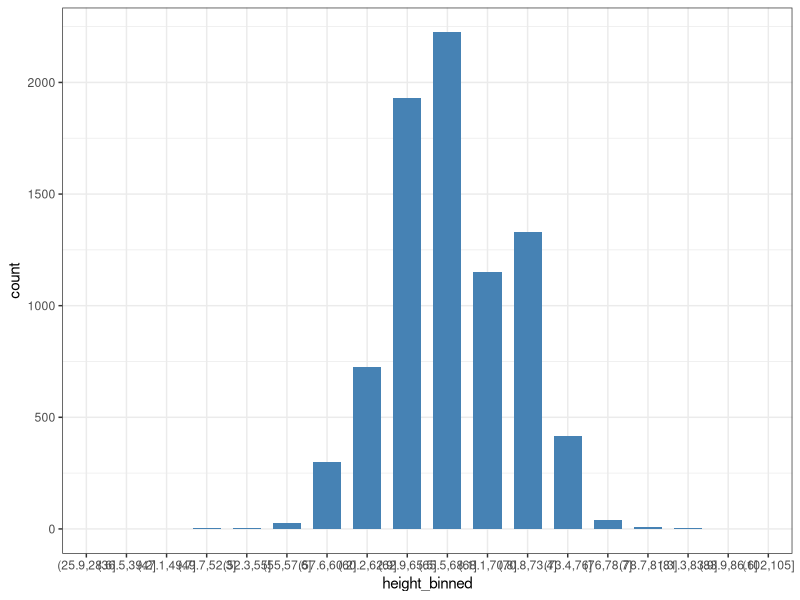
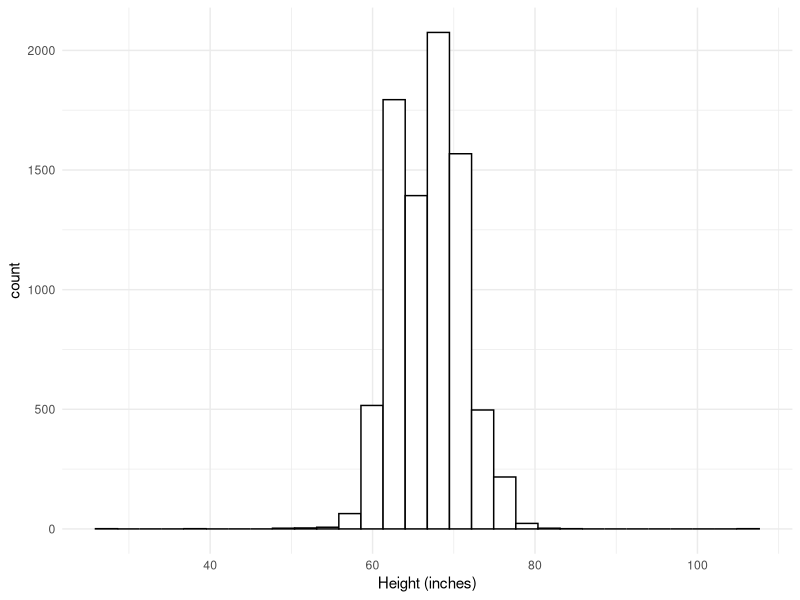
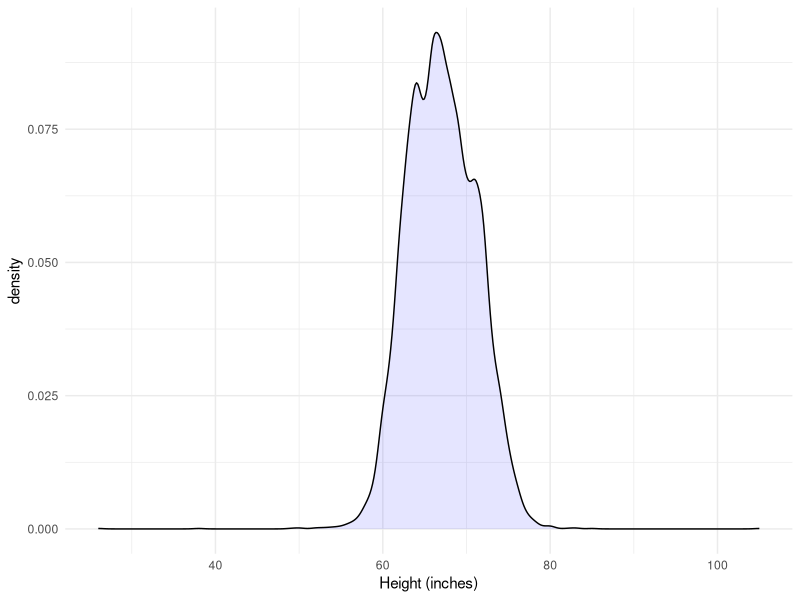
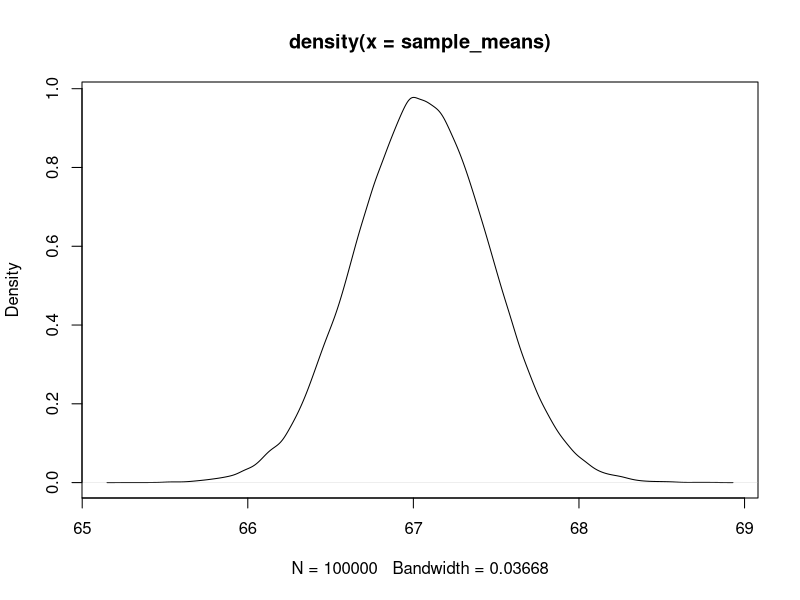
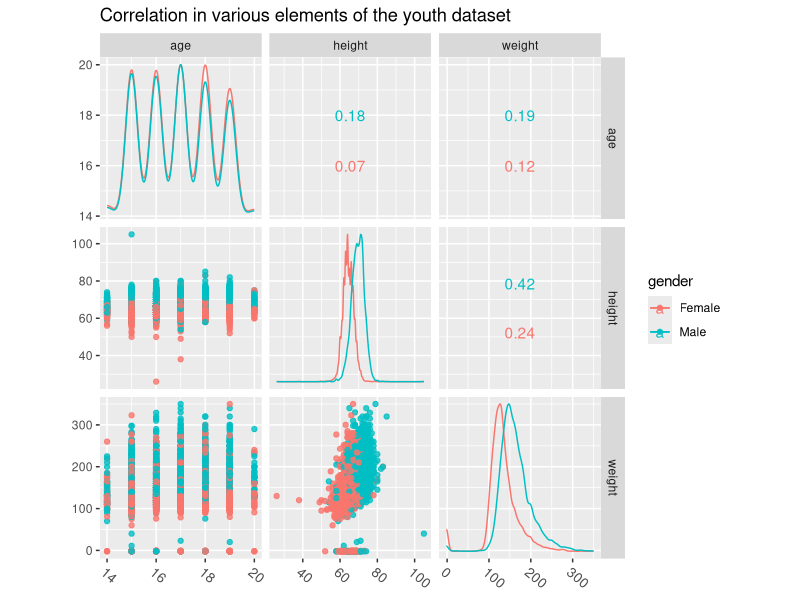

Write the R code that produced these figures, in order. (Note: this script raises an error after producing the figures.)
library(dplyr)
library(purrr)
library(ggplot2)
library(tidyr)
library(tidyverse)


# read the dataset
youth = read_csv("youth.csv")

# lets see what it constains
glimpse(youth)

# another view
View(youth)

# lets bin the data and plot a bar chart
# this is a dscrete version of the distribution
summary(youth$`Height (inches)`)
NUM_BINS <- 30

youth$height_binned <- cut(youth$`Height (inches)`, breaks = NUM_BINS)
View(youth)



youth %>%
  ggplot(aes(x = height_binned))+
  geom_bar(stat="count", width=0.7, fill="steelblue")+
  theme_bw()

# plot a histogram of the height field
youth %>%
  ggplot(aes(x=`Height (inches)`)) +
  geom_histogram(aes(fill=I("white"), col=I("black"))) +
  theme_minimal()

# now a density plot
# this is a continous version of the distribution
youth %>%
  ggplot(aes(`Height (inches)`)) +
  geom_density(alpha = 0.1, fill = I("blue")) +
  theme_minimal()

height <- youth$`Height (inches)`
count <- length(height)

population_mean <- mean(height)
# 67.05399
N <- 100000
sample_means <- unlist(map(1:N, function(x)   mean(height[sample(count, 100)]) ))
mean(sample_means)
plot(density(sample_means))


# create a glm model
df = youth %>%
  rename(gender = Gender, age=Age, height=`Height (inches)`, weight=`Weight (lbs)`) %>%
  select(gender, age, height, weight)
View(df)

library(GGally)
ggscatmat(df, columns = 2:4, color="gender", alpha=0.8) +
  ggtitle("Correlation in various elements of the youth dataset") + 
  theme(axis.text.x = element_text(angle=-40, vjust=1, hjust=0, size=10))


library(glmnet)
fit <- glm(as.factor(gender) ~ age+height+weight, data = df, family=binomial())
fit
summary(fit) # display results
confint(fit) # 95% CI for the coefficients

probs <- predict(fit, type="response") # predicted values
gender_predicted <- ifelse(probs > 0.5, "Male", "Female")
accuracy = mean(gender_predicted == df$gender)
accuracy
table(gender_predicted, df$gender)

table(df$gender)/count


# train test split
# Split test/training sets
set.seed(100)
require(rsample)
train_test_split <- initial_split(df, prop = 0.8)
train_test_split

# Retrieve train and test sets
train_tbl <- training(train_test_split)
test_tbl  <- testing(train_test_split)

fit <- glm(as.factor(gender) ~ age+height+weight, data = train_tbl, family=binomial())
fit
summary(fit) # display results
confint(fit) # 95% CI for the coefficients

probs <- predict(fit, type="response") # predicted values
gender_predicted <- ifelse(probs > 0.5, "Male", "Female")
accuracy = mean(gender_predicted == train_tbl$gender)
accuracy
table(gender_predicted, train_tbl$gender)

probs <- predict(fit, test_tbl, type="response") # predicted values
gender_predicted <- ifelse(probs > 0.5, "Male", "Female")
accuracy = mean(gender_predicted == test_tbl$gender)
accuracy
table(gender_predicted, test_tbl$gender)

# randomforest
library(randomForest)
youth.rf=randomForest(as.factor(gender) ~ . , data = train_tbl, 
                      importance=TRUE, 
                      ntree=2000)
youth.rf

plot(youth.rf)

varImpPlot(youth.rf)

prediction <- predict(youth.rf, test_tbl)
mean(prediction == test_tbl$gender)


# add another feature
df = youth %>%df
  rename(gender = Gender, age=Age, height=`Height (inches)`, weight=`Weight (lbs)`,
         describe_wt = `How would you describe your weight?`) %>%
  select(gender, age, height, weight, describe_wt)
View(df)


df <- df %>%
  filter(!is.na(describe_wt)) %>%
  mutate(describe_wt = as.numeric(as.factor(describe_wt)))
  

train_test_split <- initial_split(df, prop = 0.8)
train_test_split

# Retrieve train and test sets
train_tbl <- training(train_test_split)
test_tbl  <- testing(train_test_split)

youth.rf=randomForest(as.factor(gender) ~ . , data = train_tbl, 
                      importance=TRUE, 
                      ntree=2000)
youth.rf

plot(youth.rf)

varImpPlot(youth.rf)

prediction <- predict(youth.rf, test_tbl)
mean(prediction == test_tbl$gender)
